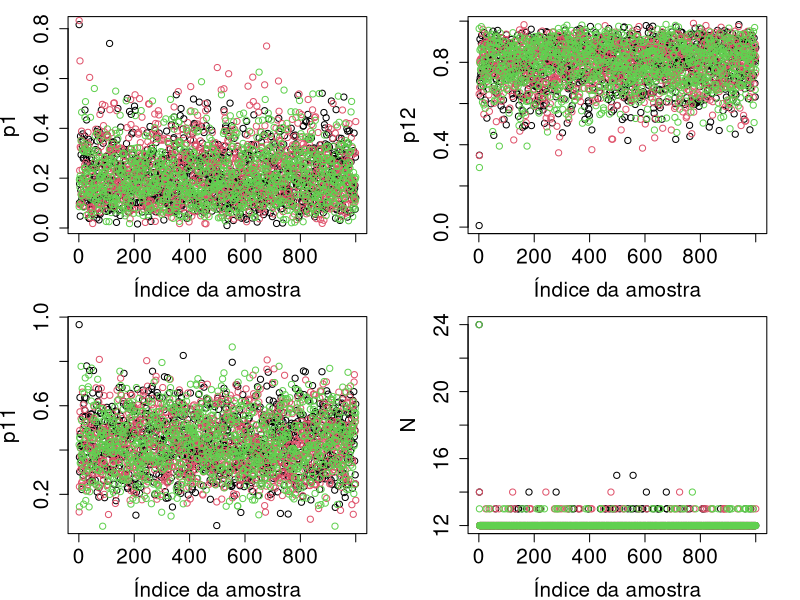
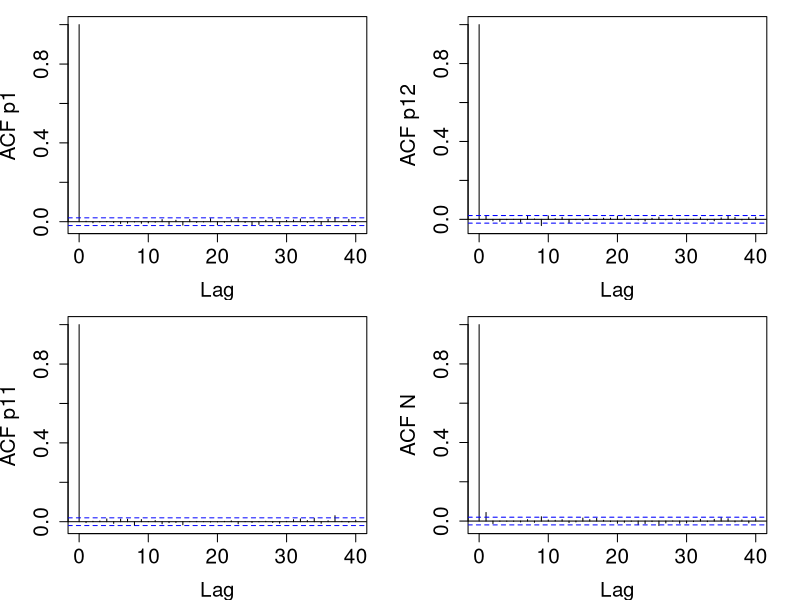
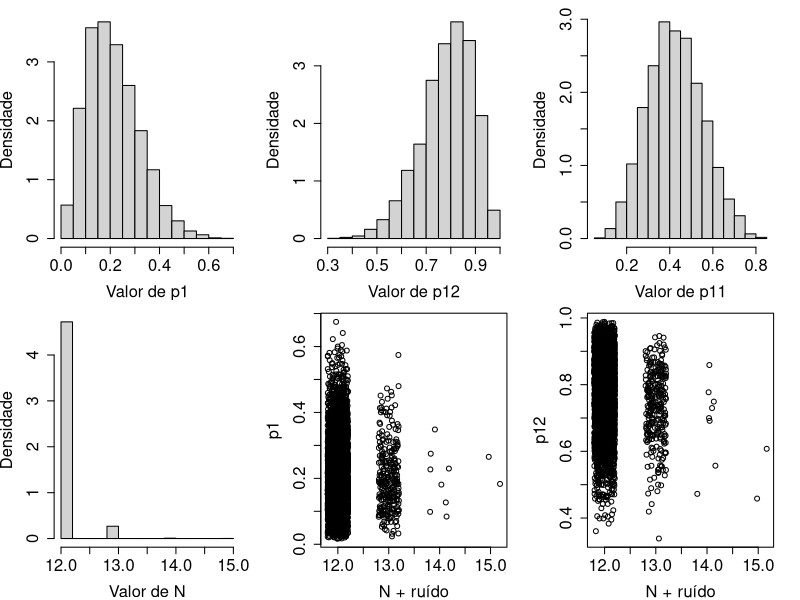
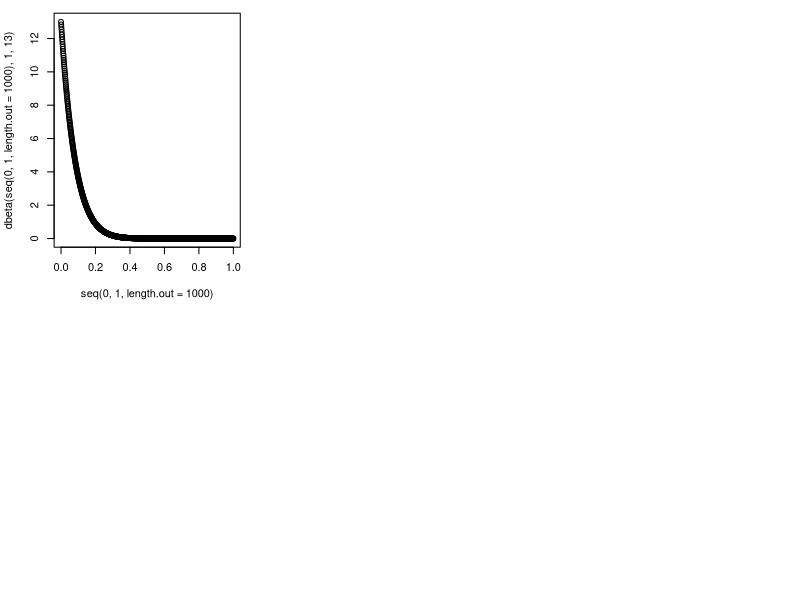
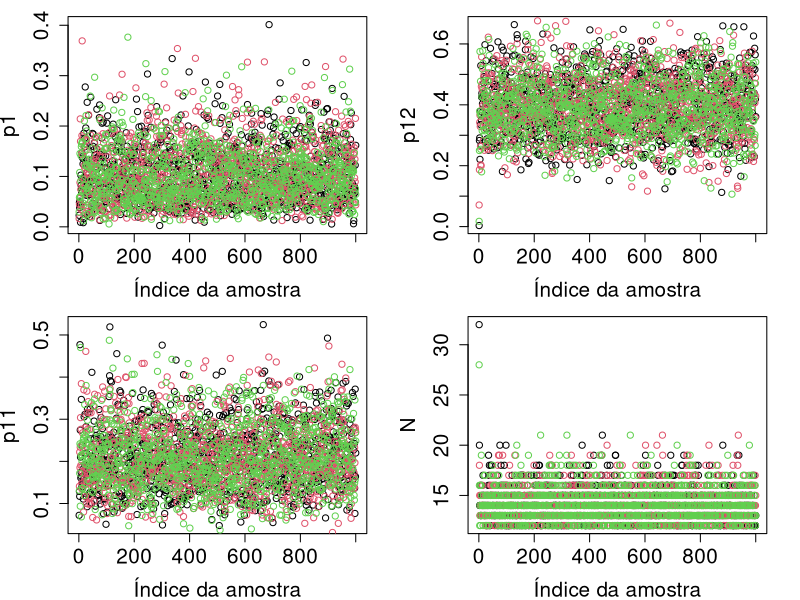
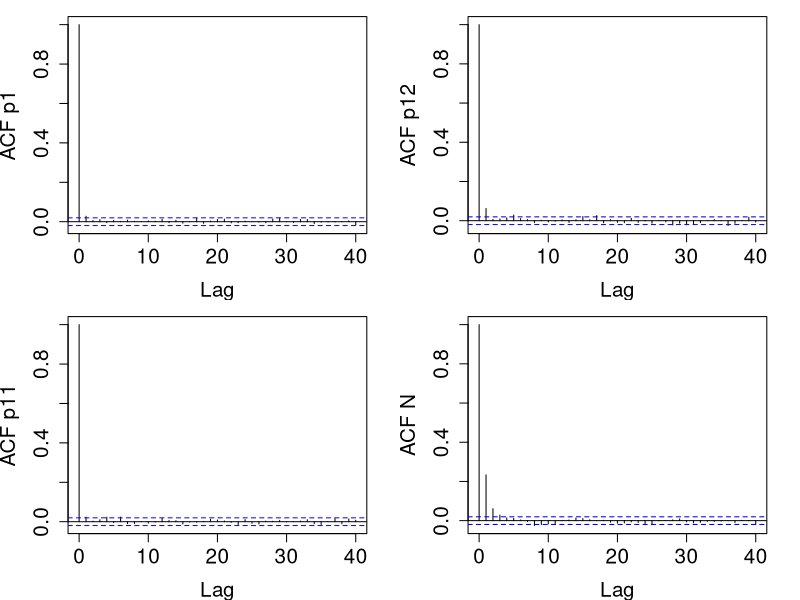
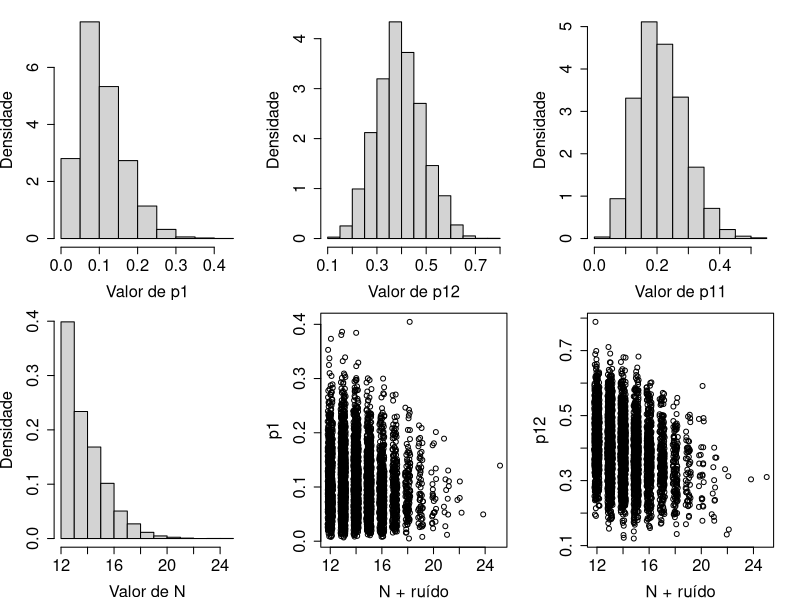

Source code (R) for these figures, in order:
gibbs_cap_recap <- function(n, a, b, lambda, r, vetor_ns){
  aa <- matrix(nrow = n, ncol = 15) #amostra da posteriori
  colnames(aa) <- c(paste0("p_", 1:14), "N")
  while(T){ N1 <- rpois(1, lambda); if(N1 >= r) break}
  aa[1,] <- c(rbeta(14, a, b), N1) #chutes iniciais
  for(linha in 2:n){ #vou amostrar p_1,p_2,...,p_14,N
    pis <- purrr::map(1:14, function(i) rbeta(1, a + vetor_ns[i],
                              b + aa[linha-1, 15] - vetor_ns[i]))
    pis <- purrr::list_c(pis)
    N_i <- r + rpois(1, lambda*prod(1-pis))
    aa[linha, ] <- c(pis, N_i)
  }; return(aa)}
library(purrr)
v = c(2, 4, 2, 4, 4, 2, 3, 4, 2, 3, 5, 10, 2, 5);
table(v); par(mfrow = c(2,2), mar = c(4,4.1,1,2))
set.seed(236202);
aas_unif <- map(1:3, function(x) gibbs_cap_recap(1000, 1, 1, 30, 12, v))
plot(1:1000, aas_unif[[1]][,1], xlab ="Índice da amostra", ylab = "p1", cex.lab = 1.5, cex.axis = 1.5)
for(i in 2:3) points(1:1000, aas_unif[[i]][,1], col = i) #convergiu
plot(1:1000, aas_unif[[1]][,12], xlab ="Índice da amostra", ylab = "p12", cex.lab = 1.5, cex.axis = 1.5)
for(i in 2:3) points(1:1000, aas_unif[[i]][,12], col = i) #convergiu
plot(1:1000, aas_unif[[1]][,11], xlab ="Índice da amostra", ylab = "p11", cex.lab = 1.5, cex.axis = 1.5)
for(i in 2:3) points(1:1000, aas_unif[[i]][,11], col = i) #convergiu
plot(1:1000, aas_unif[[1]][,15], xlab ="Índice da amostra", ylab = "N", cex.lab = 1.5, cex.axis = 1.5)
for(i in 2:3) points(1:1000, aas_unif[[i]][,15], col = i) #convergiu
aa_unif <- gibbs_cap_recap(11000, 1, 1, 30, 12, v)[1001:11000,]
acf(aa_unif[,1], ylab = "ACF p1", cex.lab = 1.5, cex.axis = 1.5); acf(aa_unif[,12], ylab = "ACF p12", cex.lab = 1.5, cex.axis = 1.5) #nao correlacionados
acf(aa_unif[,11], ylab = "ACF p11", cex.lab = 1.5, cex.axis = 1.5); acf(aa_unif[,15], ylab = "ACF N", cex.lab = 1.5, cex.axis = 1.5) #vou pegar d = 2
aa_unif_f <- gibbs_cap_recap(11000, 1, 1, 30, 12, v)[seq(1001,11000,by=2),]
# acf(aa_unif_f[,15]) #acabou a correlacao
par(mfrow = c(2,3), mar = c(4,4.1,1,2))
hist(aa_unif_f[,1], main = "", probability = T, ylab = "Densidade", xlab = "Valor de p1", cex.lab = 1.5, cex.axis = 1.5)
hist(aa_unif_f[,12], main = "", probability = T, ylab = "Densidade", xlab = "Valor de p12", cex.lab = 1.5, cex.axis = 1.5)
hist(aa_unif_f[,11], main = "", probability = T, ylab = "Densidade", xlab = "Valor de p11", cex.lab = 1.5, cex.axis = 1.5)
hist(aa_unif_f[,15], main = "", probability = T, ylab = "Densidade", xlab = "Valor de N", cex.lab = 1.5, cex.axis = 1.5)
plot(jitter(aa_unif_f[,15]), aa_unif_f[,1], ylab = "p1", xlab = "N + ruído", cex.lab = 1.5, cex.axis = 1.5)
plot(jitter(aa_unif_f[,15]), aa_unif_f[,12], ylab = "p12", xlab = "N + ruído", cex.lab = 1.5, cex.axis = 1.5)

cumsum(table(aa_unif_f[,15])/5000)
plot(seq(0,1,length.out=1000), dbeta(seq(0,1,length.out=1000),1,13))
1/14; 1 - pbeta(0.2, 1, 13)
set.seed(236203)
par(mfrow = c(2,2), mar = c(4,4.1,1,2))
aas_b_ab <- map(1:3, function(x) gibbs_cap_recap(1000, 1, 13, 30, 12, v))
plot(1:1000, aas_b_ab[[1]][,1], xlab ="Índice da amostra", ylab = "p1", cex.lab = 1.5, cex.axis = 1.5)
for(i in 2:3) points(1:1000, aas_b_ab[[i]][,1], col = i) #convergiu
plot(1:1000, aas_b_ab[[1]][,12], xlab ="Índice da amostra", ylab = "p12", cex.lab = 1.5, cex.axis = 1.5)
for(i in 2:3) points(1:1000, aas_b_ab[[i]][,12], col = i) #convergiu
plot(1:1000, aas_b_ab[[1]][,11], xlab ="Índice da amostra", ylab = "p11", cex.lab = 1.5, cex.axis = 1.5)
for(i in 2:3) points(1:1000, aas_b_ab[[i]][,11], col = i) #convergiu
plot(1:1000, aas_b_ab[[1]][,15], xlab ="Índice da amostra", ylab = "N", cex.lab = 1.5, cex.axis = 1.5)
for(i in 2:3) points(1:1000, aas_b_ab[[i]][,15], col = i) #convergiu
aa_b_ab <- gibbs_cap_recap(11000, 1, 13, 30, 12, v)[1001:11000,]
acf(aa_b_ab[,1], ylab = "ACF p1", cex.lab = 1.5, cex.axis = 1.5); acf(aa_b_ab[,12], ylab = "ACF p12", cex.lab = 1.5, cex.axis = 1.5) #correlacionados
acf(aa_b_ab[,11], ylab = "ACF p11", cex.lab = 1.5, cex.axis = 1.5); acf(aa_b_ab[,15], ylab = "ACF N", cex.lab = 1.5, cex.axis = 1.5) #vou pegar d = 4
aa_b_ab_f <- gibbs_cap_recap(16000, 1, 13, 30, 12, v)[seq(1001,16000,by=3),]
#acf(aa_b_ab_f[,1]); acf(aa_b_ab_f[,12]); #acabou a correlacao
#acf(aa_b_ab_f[,11]); acf(aa_b_ab_f[,15]) #acabou a correlacao
par(mfrow = c(2,3), mar = c(4,4.1,1,2))

hist(aa_b_ab_f[,1], main = "", probability = T, ylab = "Densidade", xlab = "Valor de p1", cex.lab = 1.5, cex.axis = 1.5)
hist(aa_b_ab_f[,12], main = "", probability = T, ylab = "Densidade", xlab = "Valor de p12", cex.lab = 1.5, cex.axis = 1.5)
hist(aa_b_ab_f[,11], main = "", probability = T, ylab = "Densidade", xlab = "Valor de p11", cex.lab = 1.5, cex.axis = 1.5)
hist(aa_b_ab_f[,15], main = "", probability = T, ylab = "Densidade", xlab = "Valor de N", cex.lab = 1.5, cex.axis = 1.5)
plot(jitter(aa_b_ab_f[,15]), aa_b_ab_f[,1], ylab = "p1", xlab = "N + ruído", cex.lab = 1.5, cex.axis = 1.5)
plot(jitter(aa_b_ab_f[,15]), aa_b_ab_f[,12],  ylab = "p12", xlab = "N + ruído", cex.lab = 1.5, cex.axis = 1.5)
cumsum(table(aa_b_ab_f[,15])/5000)
